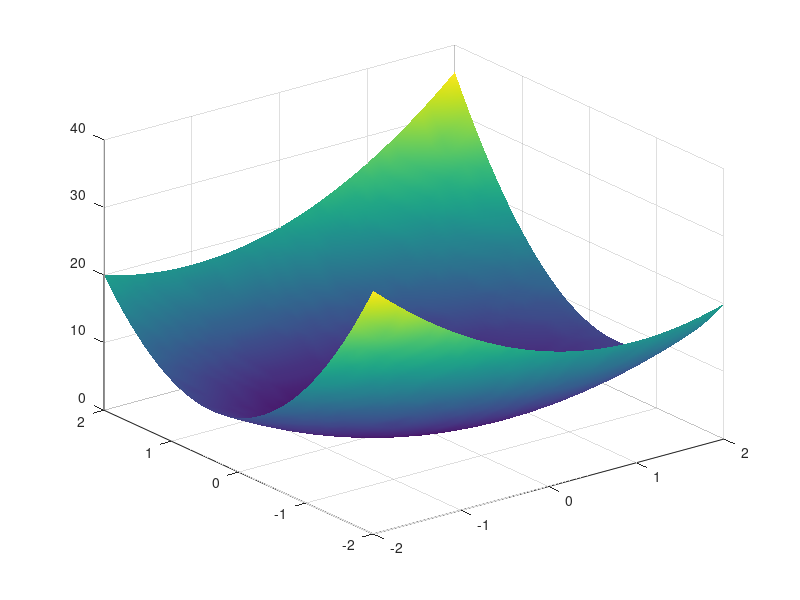

The MATLAB script that drew this image: (Note: this script raises an error after producing the figure.)
x1_grid = -2:0.1:2;
x2_grid = -2:0.1:2;
[X1,X2] = meshgrid(x1_grid,x2_grid);
Y = (X1 + 2*X2).^2 + (X1 - X2).^2;

surf(X1,X2,Y)
hold on
shading interp
alpha 0.5
coor = [-2,1,0;2,1,0;2,1,40;-2,1,40];
fill3(coor(:,1),coor(:,2),coor(:,3), 'k', 'FaceAlpha', 0.1)
p = (x1_grid+2).^2 + (x1_grid-1).^2;
plot3(x1_grid, ones(1,length(x1_grid)), p, 'r-', 'linewidth', 2)
coor = [1,-2,0;1,2,0;1,2,40;1,-2,40];
fill3(coor(:,1),coor(:,2),coor(:,3), 'k', 'FaceAlpha', 0.1)
p = (2*x2_grid+1).^2 + (-x2_grid+1).^2;
plot3(ones(1, length(x2_grid)), x2_grid, p, 'b-', 'linewidth', 2)

xlabel('$x_1$', 'interpreter', 'latex')
ylabel('$x_2$', 'interpreter', 'latex')
zlabel('$y = f(x_1,x_2)$', 'interpreter', 'latex')